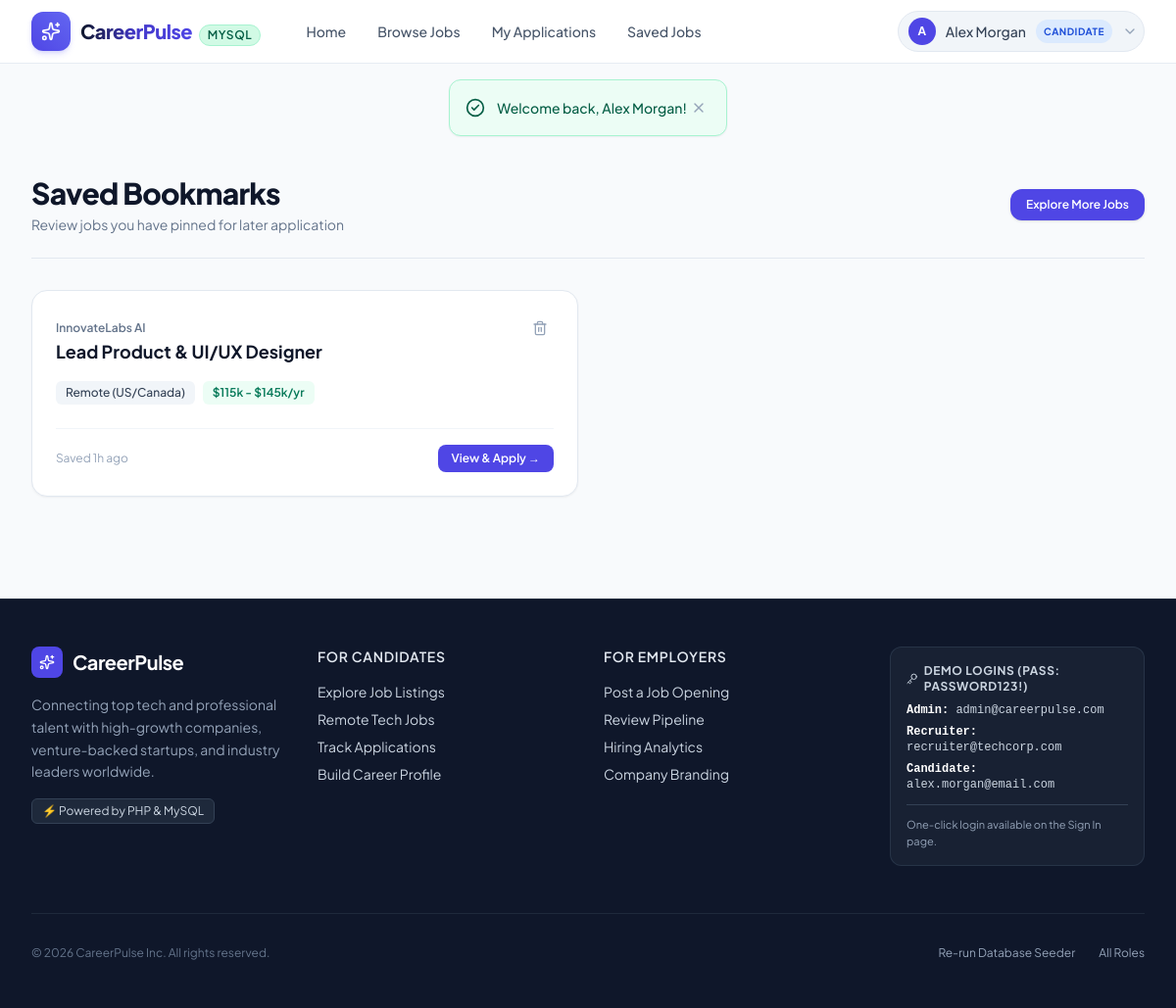
The app's page /candidate/saved_jobs.php (signed in) with its own data.
### tables this page shows
CREATE TABLE `users` (
    `id` INT AUTO_INCREMENT PRIMARY KEY,
    `name` VARCHAR(100) NOT NULL,
    `email` VARCHAR(150) NOT NULL UNIQUE,
    `password` VARCHAR(255) NOT NULL,
    `role` ENUM('candidate', 'employer', 'admin') DEFAULT 'candidate',
    `phone` VARCHAR(30) NULL,
    `avatar` VARCHAR(255) NULL,
    `created_at` TIMESTAMP DEFAULT CURRENT_TIMESTAMP,
    `updated_at` TIMESTAMP DEFAULT CURRENT_TIMESTAMP ON UPDATE CURRENT_TIMESTAMP
);

CREATE TABLE `saved_jobs` (
    `id` INT AUTO_INCREMENT PRIMARY KEY,
    `user_id` INT NOT NULL,
    `job_id` INT NOT NULL,
    `saved_at` TIMESTAMP DEFAULT CURRENT_TIMESTAMP,
    UNIQUE KEY `unique_user_saved` (`user_id`, `job_id`),
    FOREIGN KEY (`user_id`) REFERENCES `users`(`id`) ON DELETE CASCADE,
    FOREIGN KEY (`job_id`) REFERENCES `jobs`(`id`) ON DELETE CASCADE
);

CREATE TABLE `employer_profiles` (
    `id` INT AUTO_INCREMENT PRIMARY KEY,
    `user_id` INT NOT NULL UNIQUE,
    `company_name` VARCHAR(150) NOT NULL,
    `industry` VARCHAR(100) NULL,
    `company_size` VARCHAR(50) NULL,
    `website` VARCHAR(255) NULL,
    `location` VARCHAR(150) NULL,
    `about` TEXT NULL,
    `logo_url` VARCHAR(255) NULL,
    `created_at` TIMESTAMP DEFAULT CURRENT_TIMESTAMP,
    FOREIGN KEY (`user_id`) REFERENCES `users`(`id`) ON DELETE CASCADE
);

CREATE TABLE `jobs` (
    `id` INT AUTO_INCREMENT PRIMARY KEY,
    `employer_id` INT NOT NULL,
    `category_id` INT NOT NULL,
    `title` VARCHAR(200) NOT NULL,
    `slug` VARCHAR(220) NULL,
    `job_type` ENUM('full-time', 'part-time', 'contract', 'remote', 'internship') DEFAULT 'full-time',
    `experience_level` ENUM('entry', 'mid', 'senior', 'lead', 'executive') DEFAULT 'entry',
    `location` VARCHAR(150) NOT NULL,
    `is_remote` TINYINT(1) DEFAULT 0,
    `salary_min` INT NULL,
    `salary_max` INT NULL,
    `salary_currency` VARCHAR(10) DEFAULT 'USD',
    `description` MEDIUMTEXT NOT NULL,
    `requirements` MEDIUMTEXT NULL,
    `benefits` TEXT NULL,
    `status` ENUM('active', 'paused', 'closed') DEFAULT 'active',
    `is_featured` TINYINT(1) DEFAULT 0,
    `deadline` DATE NULL,
    `created_at` TIMESTAMP DEFAULT CURRENT_TIMESTAMP,
    `updated_at` TIMESTAMP DEFAULT CURRENT_TIMESTAMP ON UPDATE CURRENT_TIMESTAMP,
    FOREIGN KEY (`employer_id`) REFERENCES `users`(`id`) ON DELETE CASCADE,
    FOREIGN KEY (`category_id`) REFERENCES `categories`(`id`) ON DELETE RESTRICT
);

### candidate/saved_jobs.php (the view, shortened to what the rows shown need)
<?php
require_once __DIR__ . '/../config/database.php';
require_once __DIR__ . '/../includes/helpers.php';
require_once __DIR__ . '/../includes/auth.php';
$user = requireAuth('candidate');
$savedJobs = dbFetchAll("
    SELECT s.id as save_id, s.saved_at, j.*, c.name as category_name, ep.company_name
    FROM saved_jobs s
    JOIN jobs j ON s.job_id = j.id
    JOIN categories c ON j.category_id = c.id
    LEFT JOIN employer_profiles ep ON ep.user_id = j.employer_id
    WHERE s.user_id = ?
    ORDER BY s.saved_at DESC
", [$user['id']]);
require_once __DIR__ . '/../includes/header.php';
?>
<div class="max-w-7xl mx-auto px-4 sm:px-6 lg:px-8 py-10">
    <div class="flex items-center justify-between pb-6 border-b border-slate-200 mb-8">
        <div>
            <h1 class="text-2xl sm:text-3xl font-extrabold text-slate-900 tracking-tight">Saved Bookmarks</h1>
        </div>
    </div>
    <?php if (empty($savedJobs)): ?>
        <div class="bg-white rounded-2xl p-12 text-center border border-slate-200 shadow-sm">
            <div class="w-12 h-12 rounded-2xl bg-amber-50 text-amber-500 flex items-center justify-center mx-auto mb-3">
                <i data-lucide="bookmark" class="w-6 h-6"></i>
            </div>
            <h3 class="font-bold text-slate-800 text-base">You haven't bookmarked any jobs yet</h3>
            <p class="text-xs text-slate-500 mt-1 mb-5">Click the bookmark icon on any job posting to save it here.</p>
            <a href="<?= baseUrl('jobs.php') ?>" class="inline-flex items-center gap-1.5 px-4 py-2 bg-brand-600 text-white text-xs font-semibold rounded-lg shadow-sm">
                Browse Jobs Now
            </a>
        </div>
    <?php else: ?>
        <div class="grid grid-cols-1 md:grid-cols-2 gap-5">
            <?php foreach ($savedJobs as $job): ?>
                <div class="bg-white rounded-2xl p-6 border border-slate-200 shadow-sm flex flex-col justify-between">
                    <div>
                        <div class="flex items-start justify-between gap-3">
                            <div>
                                <span class="text-xs font-semibold text-slate-500"><?= e($job['company_name'] ?? 'Company') ?></span>
                                <h3 class="font-bold text-slate-900 text-lg hover:text-brand-600">
                                    <a href="<?= baseUrl('job_details.php?id=' . $job['id']) ?>"><?= e($job['title']) ?></a>
                                </h3>
                            </div>
                            <form method="POST">
                                <button type="submit" class="p-1.5 text-slate-400 hover:text-rose-600 transition" title="Remove bookmark">
                                    <i data-lucide="trash-2" class="w-4 h-4"></i>
                                </button>
                            </form>
                        </div>
                        <div class="mt-4 flex flex-wrap gap-2 text-xs">
                            <span class="px-2.5 py-1 rounded-md bg-slate-100 text-slate-700 font-medium">
                                <?= e($job['location']) ?>
                            </span>
                            <span class="px-2.5 py-1 rounded-md bg-emerald-50 text-emerald-700 font-semibold">
                                <?= formatSalary($job['salary_min'], $job['salary_max'], $job['salary_currency']) ?>
                            </span>
                        </div>
                    </div>
                    <div class="mt-6 pt-4 border-t border-slate-100 flex items-center justify-between text-xs">
                        <span class="text-slate-400">Saved <?= timeAgo($job['saved_at']) ?></span>
                        <a href="<?= baseUrl('job_details.php?id=' . $job['id']) ?>" class="px-3.5 py-1.5 bg-brand-600 hover:bg-brand-700 text-white font-semibold rounded-lg transition">
                            View &amp; Apply &rarr;
                        </a>
                    </div>
                </div>
            <?php endforeach; ?>
        </div>
    <?php endif; ?>
</div>
<?php require_once __DIR__ . '/../includes/footer.php'; ?>

### includes/header.php (shortened to what the rows shown need)
<?php
require_once __DIR__ . '/../config/database.php';
require_once __DIR__ . '/helpers.php';
require_once __DIR__ . '/auth.php';
$user = currentUser();
?>
<!DOCTYPE html>
<html lang="en" class="h-full bg-slate-50 text-slate-900 antialiased">
<head>
    <script src="https://cdn.tailwindcss.com"></script>
</head>
<body class="flex flex-col min-h-screen bg-slate-50 font-sans selection:bg-brand-500 selection:text-white">
<header class="sticky top-0 z-50 glass-nav border-b border-slate-200/80 transition-all">
    <div class="max-w-7xl mx-auto px-4 sm:px-6 lg:px-8">
        <div class="flex items-center justify-between h-16">
            <div class="flex items-center gap-3">
                <?php if ($user): ?>
                    <div class="relative group">
                        <button class="flex items-center gap-2.5 p-1.5 pl-2.5 rounded-full bg-slate-100 hover:bg-slate-200/80 transition text-slate-700 font-medium text-sm border border-slate-200">
                            <span class="w-7 h-7 rounded-full bg-brand-600 text-white text-xs font-bold flex items-center justify-center">
                                <?= strtoupper(substr($user['name'], 0, 1)) ?>
                            </span>
                            <span class="hidden sm:inline max-w-[120px] truncate"><?= e($user['name']) ?></span>
                            <span class="text-[10px] uppercase font-bold tracking-wider px-2 py-0.5 rounded-full <?= $user['role'] === 'employer' ? 'bg-purple-100 text-purple-700' : ($user['role'] === 'admin' ? 'bg-rose-100 text-rose-700' : 'bg-blue-100 text-blue-700') ?>">
                                <?= e($user['role']) ?>
                            </span>
                            <i data-lucide="chevron-down" class="w-4 h-4 text-slate-400"></i>
                        </button>
                    </div>
                <?php endif; ?>
            </div>
        </div>
    </div>
</header>
<main class="flex-grow">

### records on screen
users: name "A", name "Alex Morgan", role "CANDIDATE"
saved_jobs: employer_profiles.company_name "InnovateLabs AI", job.title "Lead Product & UI/UX Designer", job.location "Remote (US/Canada)", job.salary_currency "$115k - $145k/yr", saved_at "1h ago"

### other values on screen
$activeDriver "MYSQL"
$flash['message'] "Welcome back, Alex Morgan!"
